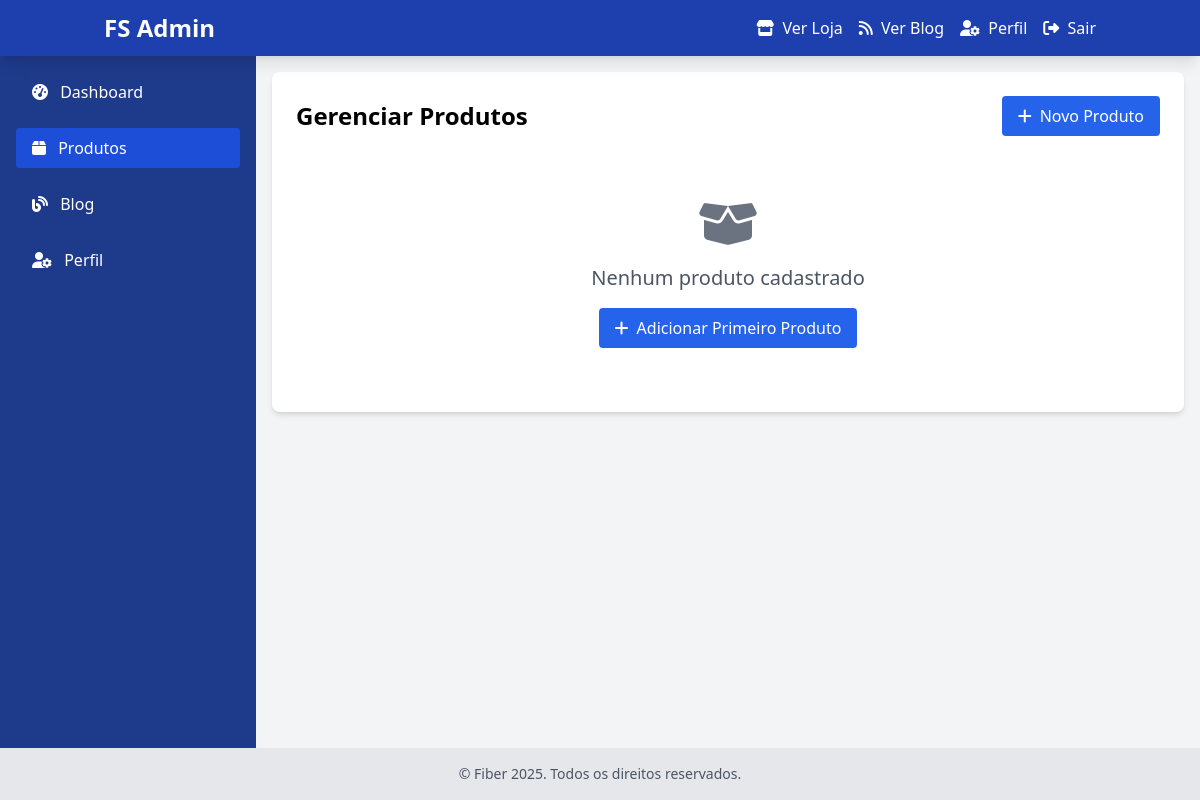
Page /admin/products (signed in) on the earlier database version.
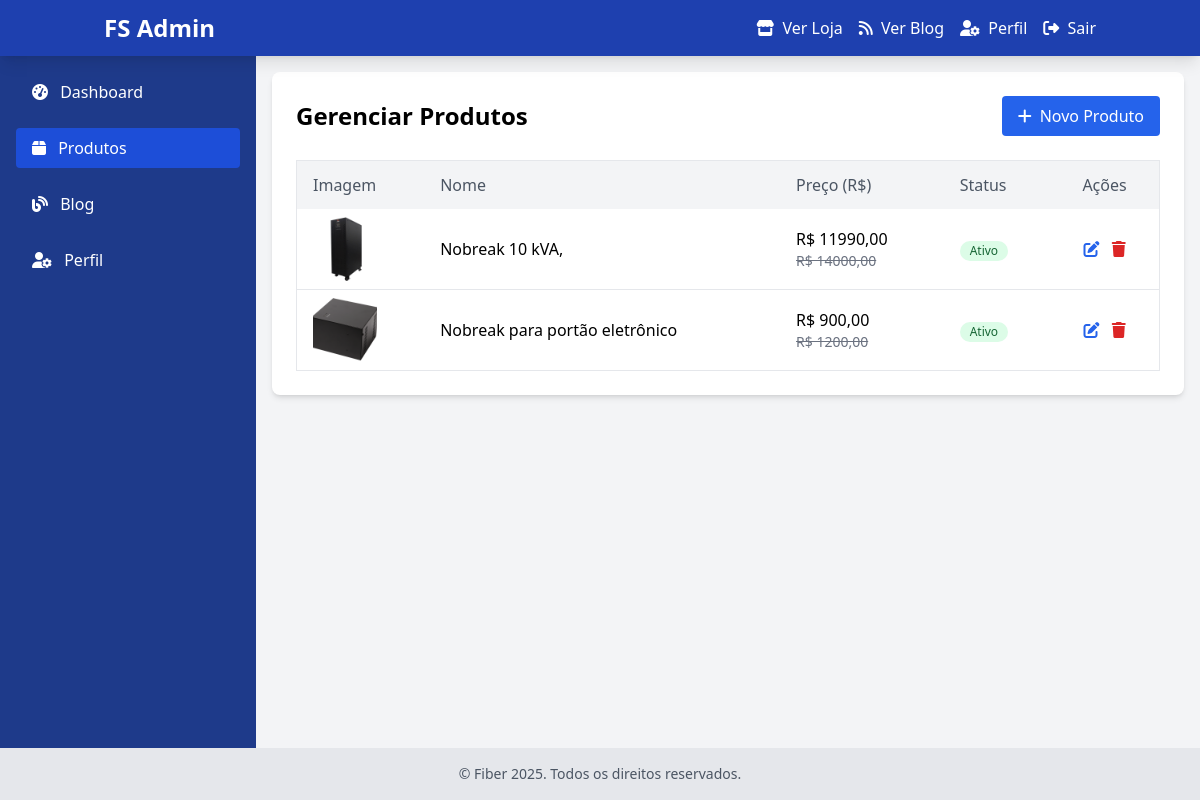
Same page on the later database version.
### app/models.py (models this page shows, shortened)
class Product(db.Model):
    id = db.Column(db.Integer, primary_key=True)
    name = db.Column(db.String(100), nullable=False)
    description = db.Column(db.Text)
    price = db.Column(db.Float, nullable=False)
    old_price = db.Column(db.Float)
    image = db.Column(db.String(255), nullable=False, default='services-1.png')
    created_at = db.Column(db.DateTime, default=datetime.utcnow)
    updated_at = db.Column(db.DateTime, default=datetime.utcnow, onupdate=datetime.utcnow)
    active = db.Column(db.Boolean, default=True)

### app/routes.py (the view)
    @login_required
    def decorated_function(*args, **kwargs):
        if not current_user.is_admin:
            flash('Acesso negado. Você precisa ser um administrador.', 'error')
            return redirect(url_for('main.login'))
        return f(*args, **kwargs)

### app/__init__.py (called while the page is built)
@login_manager.user_loader
def load_user(user_id):
    return User.query.get(int(user_id))

### app/routes.py (called while the page is built)
@main.app_context_processor
def inject_current_year():
    return {'current_year': datetime.now().year}

@main.app_template_filter('format_currency')
def format_currency(value):
    if value is None:
        return "R$ 0,00"
    return f"R$ {value:.2f}".replace('.', ',')

def admin_required(f):
    @login_required
    def decorated_function(*args, **kwargs):
        if not current_user.is_admin:
            flash('Acesso negado. Você precisa ser um administrador.', 'error')
            return redirect(url_for('main.login'))
        return f(*args, **kwargs)
    decorated_function.__name__ = f.__name__
    return decorated_function

@main.route('/admin/products')
@admin_required
def admin_products():
    products = Product.query.order_by(Product.id.desc()).all()
    now = datetime.now()
    return render_template('admin/products.html',
                          active_page='products',
                          products=products,
                          now=now)

### app/templates/admin/products.html (shortened to what this page needs)
{% extends "admin/base.html" %}
{% block content %}
    <div class="flex flex-col sm:flex-row justify-between items-center mb-6">
        <h1 class="text-2xl font-bold mb-4 sm:mb-0">Gerenciar Produtos</h1>
        <a href="{{ url_for('main.new_product') }}" class="w-full sm:w-auto bg-blue-600 hover:bg-blue-700 text-white px-4 py-2 rounded flex items-center justify-center sm:justify-start transition duration-300">
            <i class="fas fa-plus mr-2"></i> Novo Produto
        </a>
    </div>
    {% if products %}
        <div class="hidden md:block overflow-x-auto">
            <table class="min-w-full bg-white border border-gray-200">
                <thead class="bg-gray-100">
                    <tr>
                        <th class="py-3 px-4 text-left font-medium text-gray-600">Imagem</th>
                        <th class="py-3 px-4 text-left font-medium text-gray-600">Nome</th>
                        <th class="py-3 px-4 text-left font-medium text-gray-600">Preço (R$)</th>
                        <th class="py-3 px-4 text-left font-medium text-gray-600">Status</th>
                        <th class="py-3 px-4 text-center font-medium text-gray-600">Ações</th>
                    </tr>
                </thead>
                <tbody class="divide-y divide-gray-200">
                    {% for product in products %}
                        <tr class="hover:bg-gray-50">
                            <td class="py-2 px-4">
                                <img src="{{ url_for('static', filename='img/products/' + product.image) }}" alt="{{ product.name }}" class="w-16 h-16 object-cover rounded">
                            </td>
                            <td class="py-2 px-4">{{ product.name }}</td>
                            <td class="py-2 px-4">
                                <div>{{ product.price|format_currency }}</div>
                                {% if product.old_price %}
                                    <div class="text-sm text-gray-500 line-through">{{ product.old_price|format_currency }}</div>
                                {% endif %}
                            </td>
                            <td class="py-2 px-4">
                                {% if product.active %}
                                    <span class="inline-flex items-center px-2.5 py-0.5 rounded-full text-xs font-medium bg-green-100 text-green-800">
                                        Ativo
                                    </span>
                                {% else %}
                                    <span class="inline-flex items-center px-2.5 py-0.5 rounded-full text-xs font-medium bg-red-100 text-red-800">
                                        Inativo
                                    </span>
                                {% endif %}
                            </td>
                            <td class="py-2 px-4 text-center">
                                <a href="{{ url_for('main.edit_product', id=product.id) }}" class="text-blue-600 hover:text-blue-800 mx-1" title="Editar">
                                    <i class="fas fa-edit"></i>
                                </a>
                                <a href="{{ url_for('main.delete_product', id=product.id) }}" class="text-red-600 hover:text-red-800 mx-1"
                                   onclick="return confirm('Tem certeza que deseja excluir este produto?')" title="Excluir">
                                    <i class="fas fa-trash"></i>
                                </a>
                            </td>
                        </tr>
                    {% endfor %}
                </tbody>
            </table>
        </div>
    {% else %}
        <div class="text-center py-10">
            <div class="text-gray-500 mb-4">
                <i class="fas fa-box-open text-5xl"></i>
            </div>
            <h2 class="text-xl font-medium text-gray-600 mb-4">Nenhum produto cadastrado</h2>
            <a href="{{ url_for('main.new_product') }}" class="bg-blue-600 hover:bg-blue-700 text-white px-4 py-2 rounded inline-flex items-center transition duration-300">
                <i class="fas fa-plus mr-2"></i> Adicionar Primeiro Produto
            </a>
        </div>
    {% endif %}
{% endblock %}

### app/templates/admin/base.html (shortened to what this page needs)
<!DOCTYPE html>
<html lang="pt-br">
<head>
    <script src="https://cdn.tailwindcss.com"></script>
    <link rel="stylesheet" href="https://cdnjs.cloudflare.com/ajax/libs/font-awesome/6.4.0/css/all.min.css">
</head>
<body class="bg-gray-100 min-h-screen flex flex-col">
    <nav class="bg-blue-800 text-white shadow-lg sticky top-0 z-50">
        <div class="container mx-auto px-2 sm:px-4 py-2 sm:py-3 flex justify-between items-center">
            <div class="flex items-center">
                <a href="{{ url_for('main.admin_dashboard') }}" class="text-xl sm:text-2xl font-bold">
                    FS Admin
                </a>
            </div>
            <div class="flex items-center space-x-2 sm:space-x-4">
                <a href="{{ url_for('main.loja') }}" class="hover:text-blue-200 text-sm sm:text-base p-1 sm:p-0" target="_blank">
                    <i class="fas fa-store mr-1"></i> <span class="hidden sm:inline">Ver Loja</span>
                </a>                <a href="{{ url_for('main.blog') }}" class="hover:text-blue-200 text-sm sm:text-base p-1 sm:p-0" target="_blank">
                    <i class="fas fa-rss mr-1"></i> <span class="hidden sm:inline">Ver Blog</span>
                </a>
                <a href="{{ url_for('main.admin_profile') }}" class="hover:text-blue-200 text-sm sm:text-base p-1 sm:p-0">
                    <i class="fas fa-user-cog mr-1"></i> <span class="hidden sm:inline">Perfil</span>
                </a>
                <a href="{{ url_for('main.logout') }}" class="hover:text-blue-200 text-sm sm:text-base p-1 sm:p-0">
                    <i class="fas fa-sign-out-alt mr-1"></i> <span class="hidden sm:inline">Sair</span>
                </a>
            </div>
        </div>
    </nav>
    <div class="flex flex-1">
                <aside class="bg-blue-900 text-white w-64 p-4 hidden md:block">
            <div class="space-y-4">
                <a href="{{ url_for('main.admin_dashboard') }}" class="block py-2 px-4 rounded {% if active_page == 'dashboard' %}bg-blue-700{% else %}hover:bg-blue-800{% endif %}">
                    <i class="fas fa-tachometer-alt mr-2"></i> Dashboard
                </a>
                <a href="{{ url_for('main.admin_products') }}" class="block py-2 px-4 rounded {% if active_page == 'products' %}bg-blue-700{% else %}hover:bg-blue-800{% endif %}">
                    <i class="fas fa-box mr-2"></i> Produtos
                </a>
                <a href="{{ url_for('main.admin_blog_posts') }}" class="block py-2 px-4 rounded {% if active_page == 'blog' %}bg-blue-700{% else %}hover:bg-blue-800{% endif %}">
                    <i class="fas fa-blog mr-2"></i> Blog
                </a>
                <a href="{{ url_for('main.admin_profile') }}" class="block py-2 px-4 rounded {% if active_page == 'profile' %}bg-blue-700{% else %}hover:bg-blue-800{% endif %}">
                    <i class="fas fa-user-cog mr-2"></i> Perfil
                </a>
            </div>
        </aside>
        <main class="flex-1 p-2 sm:p-4">
            <div class="bg-white shadow-md rounded-lg p-3 sm:p-6">
                {% block content %}{% endblock %}
            </div>
        </main>
    </div>
    <footer class="bg-gray-200 py-2 sm:py-4">
        <div class="container mx-auto px-4 text-center text-gray-600 text-xs sm:text-sm">
            © Fiber {{ current_year }}. Todos os direitos reservados.</p>
        </div>
    </footer>
</body>
</html>

Differences in the rows shown:
added Product: image (picture), name "Nobreak 10 kVA,", price "R$ 11990,00", old_price "R$ 14000,00", active "Ativo"
added Product: image (picture), name "Nobreak para portão eletrônico", price "R$ 900,00", old_price "R$ 1200,00", active "Ativo"
Other differences:
text no longer shown: "Nenhum produto cadastrado Adicionar Primeiro Produto"
text now shown: "Imagem Nome Preço (R$) Status Ações"
